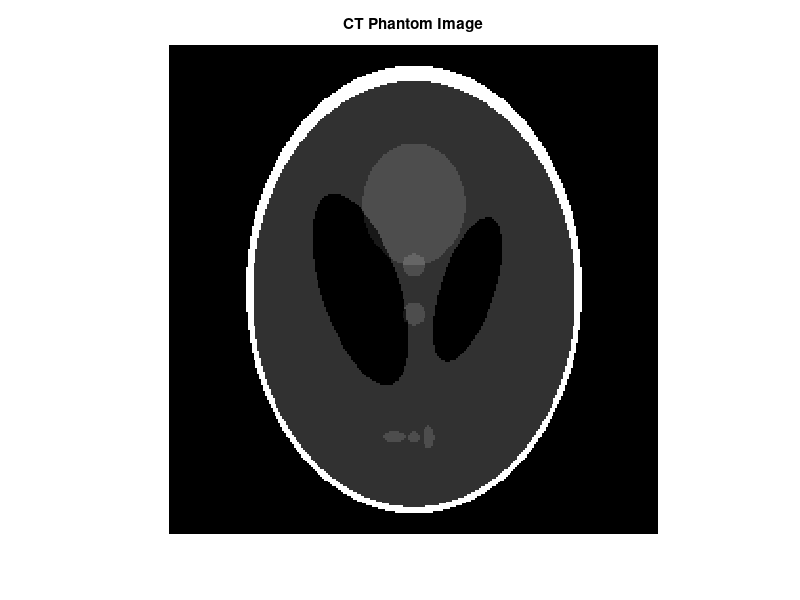
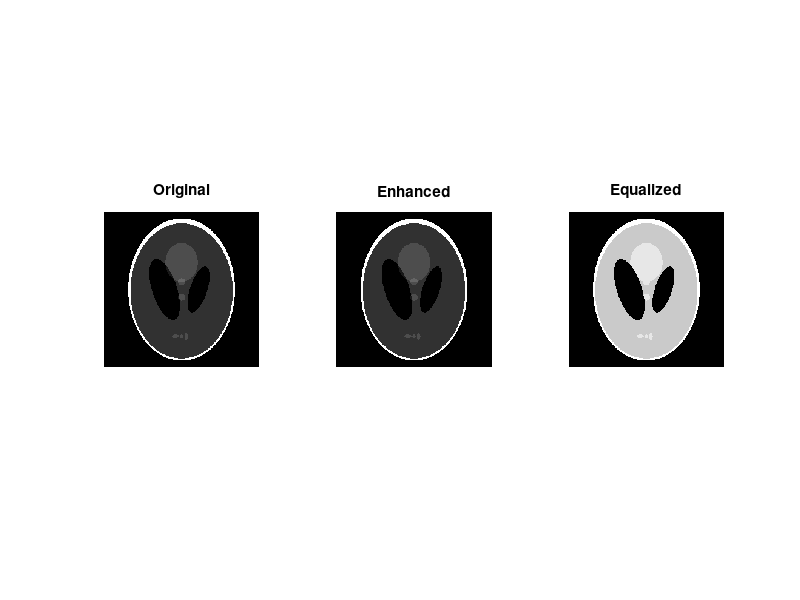

Reproduce these figures in MATLAB, in order. (Note: this script raises an error after producing the figures.)
% Save all key output images for GitHub
cd('C:\Users\viraj\Documents\MATLAB\ct-image-processor')
ct_image = phantom(256);
denoised = medfilt2(ct_image, [3 3]);

% Day 4 - CT Phantom
figure('visible','off');
imshow(ct_image, []); colormap gray;
title('CT Phantom Image');
saveas(gcf, 'outputs/figures/day4_phantom.png');

% Day 9 - Enhancement
figure('visible','off');
subplot(1,3,1); imshow(ct_image,[]); title('Original');
subplot(1,3,2); imshow(imadjust(ct_image),[]); title('Enhanced');
subplot(1,3,3); imshow(histeq(ct_image),[]); title('Equalized');
sgtitle('Image Enhancement');
saveas(gcf, 'outputs/figures/day9_enhancement.png');

% Day 10 - Noise reduction
noisy = ct_image + 0.05 * randn(size(ct_image));
noisy = max(min(noisy,1),0);
figure('visible','off');
subplot(1,3,1); imshow(ct_image,[]); title('Original');
subplot(1,3,2); imshow(noisy,[]); title('Noisy');
subplot(1,3,3); imshow(medfilt2(noisy,[3 3]),[]); title('Denoised');
sgtitle('Noise Reduction');
saveas(gcf, 'outputs/figures/day10_noise.png');

% Day 12 - Edge detection
figure('visible','off');
subplot(1,3,1); imshow(ct_image,[]); title('Original');
subplot(1,3,2); imshow(edge(ct_image,'sobel')); title('Sobel');
subplot(1,3,3); imshow(edge(ct_image,'canny',[0.05 0.2])); title('Canny');
sgtitle('Edge Detection');
saveas(gcf, 'outputs/figures/day12_edges.png');

% Day 15 - Segmentation
figure('visible','off');
subplot(1,3,1); imshow(ct_image,[]); title('Original');
subplot(1,3,2); imshow(imbinarize(ct_image,0.1)); title('Low (0.1)');
subplot(1,3,3); imshow(imbinarize(ct_image,0.3)); title('Mid (0.3)');
sgtitle('Segmentation Thresholding');
saveas(gcf, 'outputs/figures/day15_segmentation.png');

disp('All output images saved!');
close all;
